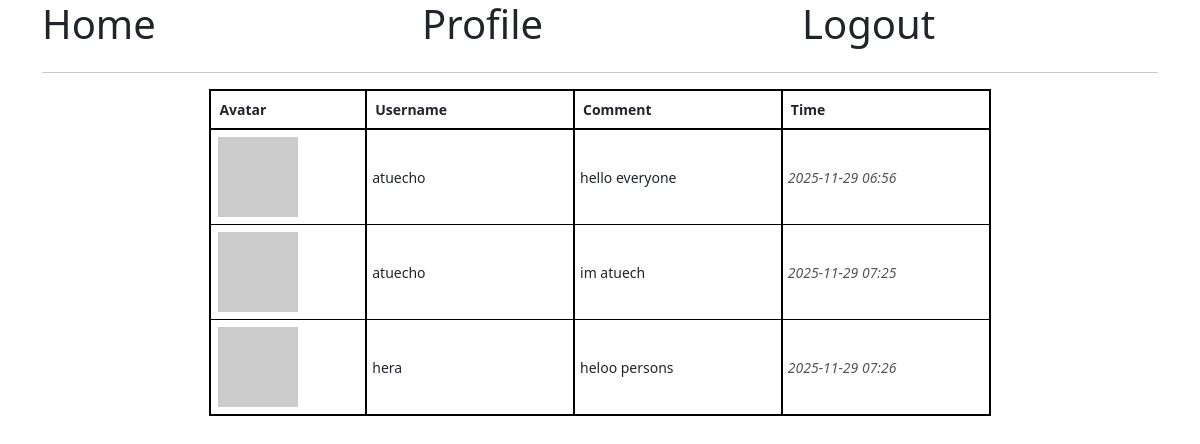
The app's page /home (signed in) with its own data.
### app/models.py (models this page shows, shortened)
class Comment(db.Model):
    id = db.Column(db.Integer, primary_key=True)
    body = db.Column(db.String(300))
    timestamp = db.Column(db.DateTime, index=True, default=datetime.utcnow)
    user_id = db.Column(db.Integer, db.ForeignKey('user.id'))

class User(UserMixin, db.Model):
    id = db.Column(db.Integer, primary_key=True)
    username = db.Column(db.String(64), index=True, unique=True)
    email = db.Column(db.String(120), index=True, unique=True)
    password_hash = db.Column(db.String(128))
    last_seen = db.Column(db.DateTime, default=datetime.utcnow)
    about_me = db.Column(db.String(140))
    comments = db.relationship('Comment', backref='author', lazy='dynamic')
    def avatar(self, size):
        digest = md5(self.email.lower().encode('utf-8')).hexdigest()
        return f'https://www.gravatar.com/avatar/{digest}?d=identicon&s={size}'

### app/routes.py (the view)
@app.route('/', methods=['GET', 'POST'])
@app.route('/home', methods=['GET', 'POST'])
def index():
    comments = Comment.query.all()
    return render_template(
        'index.html',
        title='Home',
        comments=comments)

### app/models.py (called while the page is built)
@login.user_loader
def load_user(id):
    return User.query.get(int(id))

### app/routes.py (called while the page is built)
@app.before_request
def before_request():
    if current_user.is_authenticated:
        current_user.last_seen = datetime.utcnow()
        db.session.commit()

### app/templates/index.html (shortened to what this page needs)
{% extends 'base.html' %}
{% block content %}
<div class="row">
    <div class="col-md-12">
        <table style="width:70%; border-collapse:collapse; border:2px solid #000; margin:auto; font-size:14px;">
            <thead>
                <tr style="border-bottom:2px solid #000;">
                    <th style="border-right:2px solid #000; width:15%; text-align:left; padding:8px;">Avatar</th>
                    <th style="border-right:2px solid #000; width:20%; text-align:left; padding:8px;">Username</th>
                    <th style="border-right:2px solid #000; width:20%; text-align:left; padding:8px;">Comment</th>
                    <th style="border-right:2px solid #000; width:20%; text-align:left; padding:8px;">Time</th>
                </tr>
            </thead>
            <tbody>
                {% for comment in comments %}
                {% if comment %}
                    <tr style="border-top:1px solid #000; border-bottom:1px solid #000;">
                        <td style="border-right:2px solid #000; padding:7px;">
                            <img src="{{ comment.author.avatar(64) }}" alt="avatar">
                        </td>
                        <td style="border-right:2px solid #000; font-weight:normal; padding:5px;">
                            {{ comment.author.username }}
                        </td>
                        <td style="border-right:2px solid #000; font-weight:normal; padding:5px;">
                            {{ comment.body }}
                        </td>
                        <td style="border-right:2px solid #000; font-style:italic; padding:5px; color:#555;">
                            {{ comment.timestamp.strftime('%Y-%m-%d %H:%M') }}
                        </td>
                    </tr>
                {% endif %}
                {% endfor %}
            </tbody>
        </table>
    </div>
</div>
{% endblock %}

### records on screen
Comment: author.username "atuecho", body "hello everyone", timestamp "2025-11-29 06:56"
Comment: author.username "atuecho", body "im atuech", timestamp "2025-11-29 07:25"
Comment: author.username "hera", body "heloo persons", timestamp "2025-11-29 07:26"
